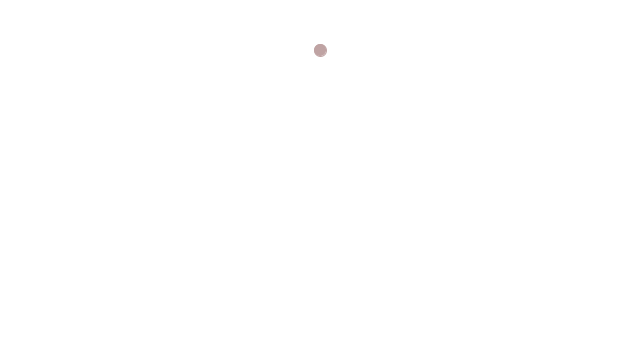
Frame 1 (no input)
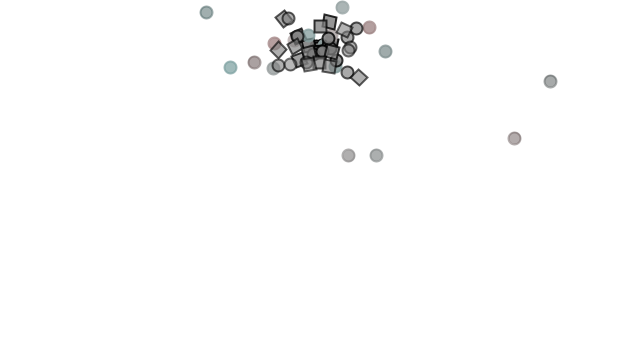
Frame 60 (the mouse pressed at the canvas centre just before this capture)
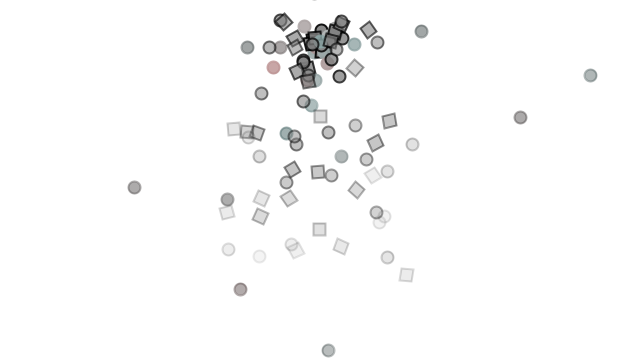
Frame 120 (the mouse held since frame 60 and released just before this capture)

The Processing sketch that drew these frames (run headless with seeded random() and noise(); from frame 60 on, the mouse is pressed at the canvas centre):

// Processing sketch: sketch_4_8_Multi_Particle
// ── sketch_4_8_Multi_Particle.pde
// The Nature of Code
// Daniel Shiffman
// http://natureofcode.com

ParticleSystem ps;

void setup() {
  size(640,360);
  ps = new ParticleSystem(new PVector(width/2,50));
}

void draw() {
  background(255);
  ps.addParticle();
  ps.run();
}
// ── Confetti.pde
// The Nature of Code
// Daniel Shiffman
// http://natureofcode.com

class Confetti extends Particle {

  // We could add variables for only Confetti here if we so

  Confetti(PVector l) {
    super(l);
  }

  // Inherits update() from parent

  // Override the display method
  void display() {
    rectMode(CENTER);
    fill(127,lifespan);
    stroke(0,lifespan);
    strokeWeight(2);
    pushMatrix();
    translate(position.x,position.y);
    float theta = map(position.x,0,width,0,TWO_PI*2);
    rotate(theta);
    rect(0,0,12,12);
    popMatrix();
  }
}
// ── Particle.pde
// The Nature of Code
// Daniel Shiffman
// http://natureofcode.com

// Simple Particle System

class Particle {
  
  PVector position;
  PVector velocity;
  PVector acceleration;
  float lifespan;

  Particle(PVector l) {
    acceleration = new PVector(0,0.05);
    velocity = new PVector(random(-1,1),random(-2,0));
    position = l.get();
    lifespan = 255.0;
  }

  void run() {
    update();
    display();
  }

  // Method to update position
  void update() {
    velocity.add(acceleration);
    position.add(velocity);
    lifespan -= 2.0;
  }

  // Method to display
  void display() {
    stroke(0,lifespan);
    strokeWeight(2);
    fill(127,lifespan);
    ellipse(position.x,position.y,12,12);
  }
  
  // Is the particle still useful?
  boolean isDead() {
    if (lifespan < 0.0) {
      return true;
    } else {
      return false;
    }
  }
}
// ── ParticleSystem.pde
// The Nature of Code
// Daniel Shiffman
// http://natureofcode.com

class ParticleSystem {
  ArrayList<Particle> particles;
  PVector origin;

  ParticleSystem(PVector position) {
    origin = position.get();
    particles = new ArrayList<Particle>();
  }

  void addParticle() {
    float r = random(1);
    if (r < 0.33) { 
      particles.add(new Particle(origin));
    } else if (r < 0.67) {
      particles.add(new Vibrator(origin));
    } else {
      particles.add(new Confetti(origin));
    }
  }

  void run() {
    for (int i = particles.size()-1; i >= 0; i--) {
      Particle p = particles.get(i);
      p.run();
      if (p.isDead()) {
        particles.remove(i);
      }
    }
  }
}
// ── Vibrator.pde
class Vibrator extends Particle {
  float timeR = random(0, 1000);
  float timeB = random(0, 1000);
  float timeG = random(0, 1000);
  
  // We could add variables for only Confetti here if we so

  Vibrator(PVector l) {
    super(l);
    acceleration = PVector.random2D().mult(.1);
    velocity = PVector.random2D();
  }

  // Method to update position
  void update() {
    velocity.add(acceleration);
    position.add(velocity);
    lifespan -= 2.0;
  }

  // Override the display method
  void display() {
    int r = int(map(noise(timeR), -1, 1, 0, lifespan));
    int b = int(map(noise(timeB), -1, 1, 0, lifespan));
    int g = int(map(noise(timeB), -1, 1, 0, lifespan));
    timeR += .01;
    timeB += .01;
    timeG += .01;
    
    stroke(r, b, g, lifespan);
    fill(r, b, g, lifespan);
    position.add(PVector.random2D());
    ellipse(position.x,position.y,12,12);
  }
}
